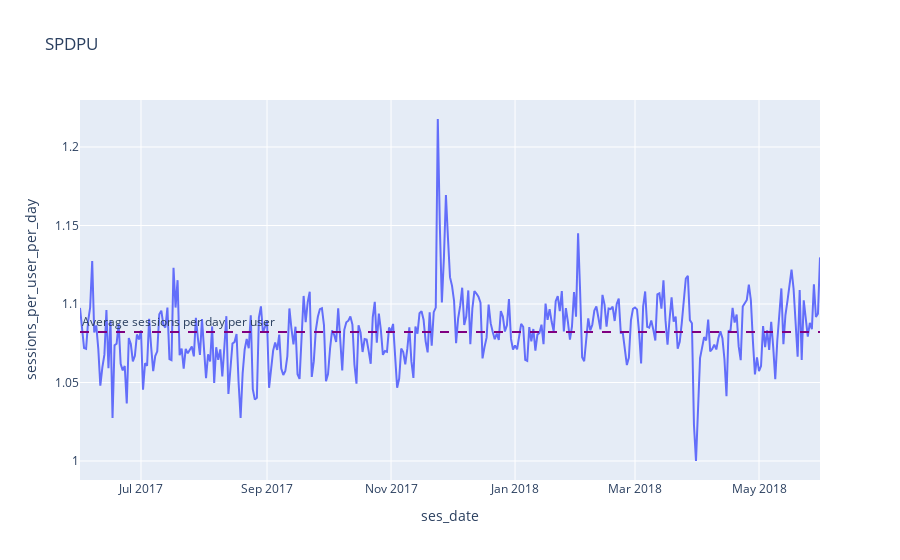

The notebook cell this image was saved under:
### Code cell
#Visualising the data 

sessions_per_day_user_fig = px.line(sessions_per_day, x= 'ses_date', y = 'sessions_per_user_per_day', title = 'SPDPU')
sessions_per_day_user_fig.add_hline(
                  y = sessions_per_day['sessions_per_user_per_day'].mean(),
          line_dash = "dash",
         line_color = "purple",
    annotation_text = "Average sessions per day per user",
annotation_position = "top left")
sessions_per_day_user_fig.show()

### Figure 1 — Plotly figure (JSON) as saved in the notebook; plotly's stock layout.template omitted (floating-point values rounded to 4 significant figures; data arrays with more than 128 entries replaced by an {"elided": "..."} marker saying what was removed)
{"data": [{"hovertemplate": "ses_date=%{x}<br>sessions_per_user_per_day=%{y}<extra></extra>", "legendgroup": "", "line": {"color": "#636efa", "dash": "solid"}, "marker": {"symbol": "circle"}, "mode": "lines", "name": "", "orientation": "v", "showlegend": false, "type": "scatter", "x": {"elided": "364 str values"}, "xaxis": "x", "y": {"elided": "364 float values"}, "yaxis": "y"}], "layout": {"annotations": [{"showarrow": false, "text": "Average sessions per day per user", "x": 0, "xanchor": "left", "xref": "x domain", "y": 1.082, "yanchor": "bottom", "yref": "y"}], "legend": {"tracegroupgap": 0}, "shapes": [{"line": {"color": "purple", "dash": "dash"}, "type": "line", "x0": 0, "x1": 1, "xref": "x domain", "y0": 1.082, "y1": 1.082, "yref": "y"}], "title": {"text": "SPDPU"}, "xaxis": {"anchor": "y", "domain": [0, 1], "title": {"text": "ses_date"}}, "yaxis": {"anchor": "x", "domain": [0, 1], "title": {"text": "sessions_per_user_per_day"}}}}
